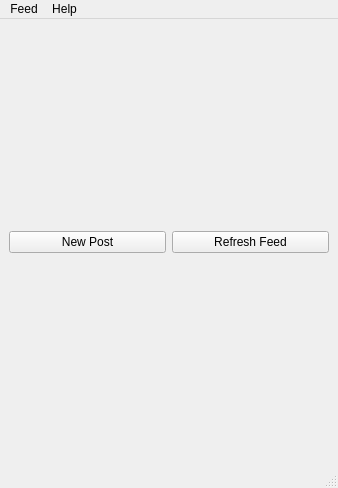
<?xml version="1.0" encoding="UTF-8"?>
<ui version="4.0">
 <class>MainWindow</class>
 <widget class="QMainWindow" name="MainWindow">
  <property name="geometry">
   <rect>
    <x>0</x>
    <y>0</y>
    <width>338</width>
    <height>488</height>
   </rect>
  </property>
  <property name="windowTitle">
   <string>HornApp</string>
  </property>
  <widget class="QWidget" name="centralwidget">
   <layout class="QVBoxLayout" name="verticalLayout">
    <item>
     <layout class="QHBoxLayout" name="buttonsLayout">
      <item>
       <widget class="QPushButton" name="newPostButton">
        <property name="text">
         <string>New Post</string>
        </property>
       </widget>
      </item>
      <item>
       <widget class="QPushButton" name="refreshFeedButton">
        <property name="text">
         <string>Refresh Feed</string>
        </property>
       </widget>
      </item>
     </layout>
    </item>
   </layout>
  </widget>
  <widget class="QMenuBar" name="menubar">
   <property name="geometry">
    <rect>
     <x>0</x>
     <y>0</y>
     <width>338</width>
     <height>22</height>
    </rect>
   </property>
   <widget class="QMenu" name="menuFeed">
    <property name="title">
     <string>Feed</string>
    </property>
    <addaction name="actionNewPost"/>
    <addaction name="actionRefreshFeed"/>
    <addaction name="separator"/>
    <addaction name="actionNotifications"/>
   </widget>
   <widget class="QMenu" name="menuHelp">
    <property name="title">
     <string>Help</string>
    </property>
    <addaction name="actionAboutQt"/>
   </widget>
   <addaction name="menuFeed"/>
   <addaction name="menuHelp"/>
  </widget>
  <widget class="QStatusBar" name="statusbar"/>
  <action name="actionNewPost">
   <property name="text">
    <string>New Post...</string>
   </property>
  </action>
  <action name="actionRefreshFeed">
   <property name="text">
    <string>Refresh</string>
   </property>
  </action>
  <action name="actionAboutQt">
   <property name="text">
    <string>About Qt</string>
   </property>
   <property name="menuRole">
    <enum>QAction::AboutQtRole</enum>
   </property>
  </action>
  <action name="actionNotifications">
   <property name="checkable">
    <bool>true</bool>
   </property>
   <property name="checked">
    <bool>true</bool>
   </property>
   <property name="text">
    <string>Notifications</string>
   </property>
   <property name="shortcut">
    <string>Ctrl+Alt+N</string>
   </property>
  </action>
 </widget>
 <resources/>
 <connections/>
</ui>
